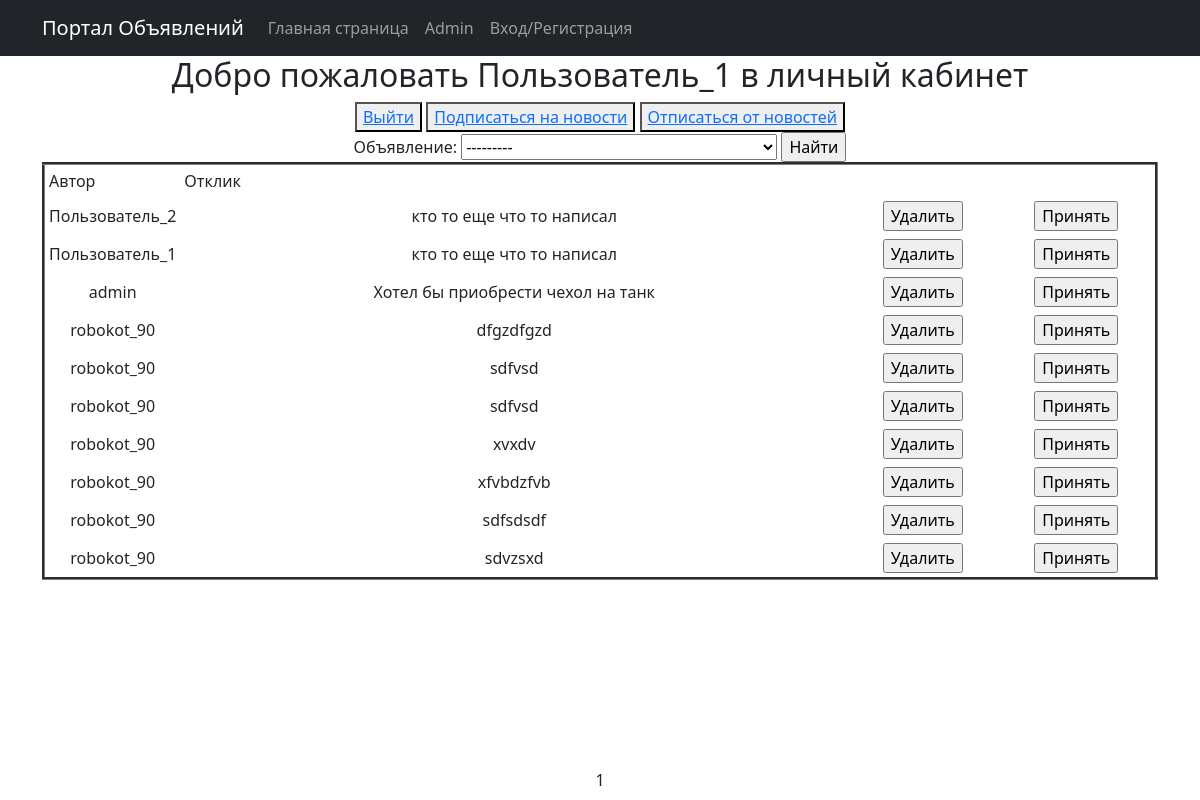
The page /personal_account/ (signed in) on the database as committed earlier.
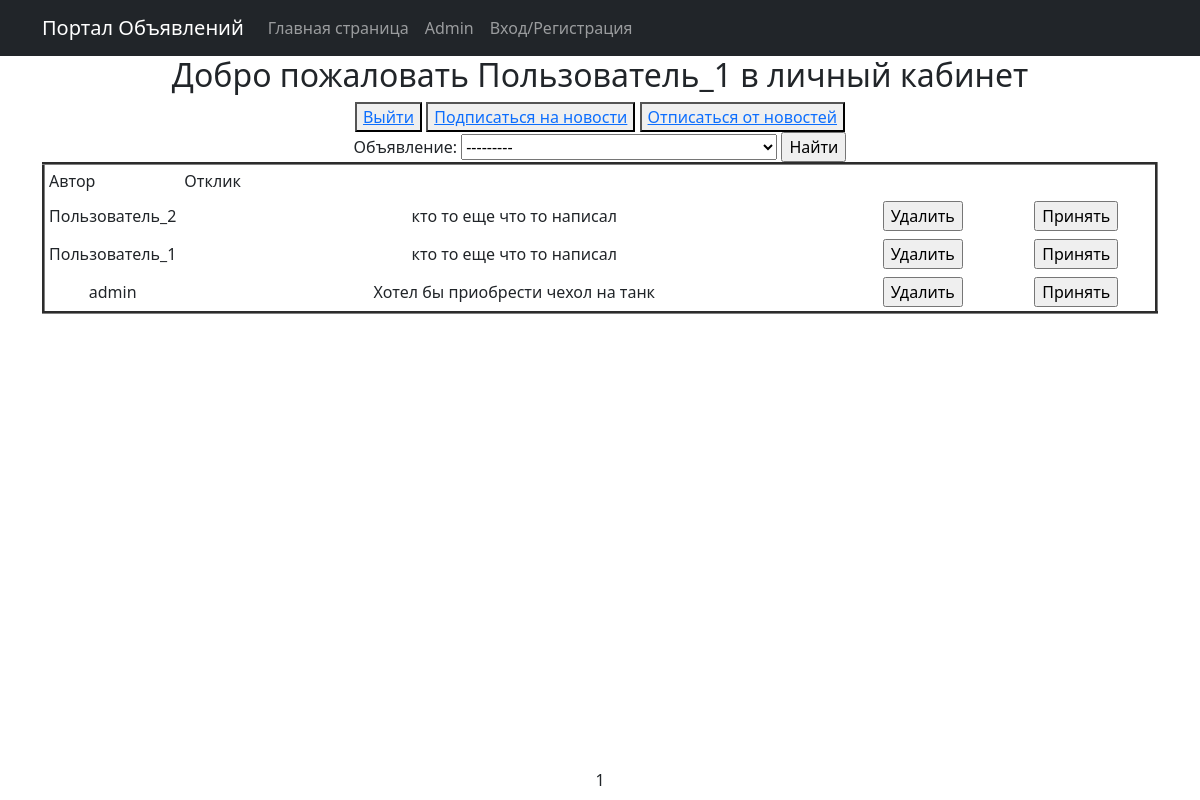
The same page on the database as committed later.
### advertisement/models.py (models this page shows, shortened)
class Feedback(models.Model):
    ad_id = models.ForeignKey(Advertisement, on_delete=models.CASCADE)
    user_id = models.ForeignKey(User, on_delete=models.CASCADE)
    text_feedback = models.CharField(max_length = 255)
    feedback_received = models.BooleanField(default = False)
    date_time = models.DateTimeField(auto_now_add=True)

### personal_account/views.py (the view)
# urls.py: path('', PersonalAccount.as_view(), name='personal_account'),
class PersonalAccount(ListView):
    ordering = 'date_time'
    template_name = 'personal_account/personal_account.html'
    context_object_name = 'personal_list'
    paginate_by = 10
    def get_queryset(self):
        queryset_fedback = Feedback.objects.filter(ad_id__user_id=self.request.user)
        queryset_ad = Advertisement.objects.filter(user_id=self.request.user)
        self.filterset = FeedbackFilter(self.request.GET, queryset_ad=queryset_ad, queryset=queryset_fedback)
        return self.filterset.qs
    def get_context_data(self, **kwargs):
        context = super().get_context_data(**kwargs)
        context['filterset'] = self.filterset
        context['current_user'] = self.request.user
        return context

### advertisement/models.py (called while the page is built)
    def __str__(self):
        return self.title_ad

### templates/personal_account/personal_account.html (shortened to what this page needs)
{% extends 'flatpages/default.html' %}
{% load custom_tags %}
{% block content %}
<h2>Добро пожаловать {{current_user}} в личный кабинет</h2>
<button> <a href="/accounts/logout/"> Выйти </a></button>
<button> <a href="/personal_account/subscribe"> Подписаться на новости </a></button>
<button> <a href="/personal_account/unsubscribe"> Отписаться от новостей </a></button>
        <form action="" method="get">
            {{ filterset.form.as_table }}
            <input type="submit" value="Найти" />
        </form>
{% if personal_list %}
            <table border="3" cellpadding="4" cellspacing="1" width="100%">
                <tr>
                    <td align="left" width="10%">Автор</td>
                    <td align="left" width="60%">Отклик</td>
                </tr>
                {% for feedback in personal_list %}
                <tr>
                    <td>{{ feedback.user_id }}</td>
                    <td>{{ feedback.text_feedback }}</td>
                    <td>
                        <form action="{% url 'delete_feedback' feedback.pk %}" method="post">
                        <input type="submit" value="Удалить">
                        </form>
                    </td>
                    <td>
                        {% if feedback.feedback_received %}
                            <h2>Отклик принят</h2>
                        {% else %}
                            <form action="{% url 'take_feedback' feedback.pk %}" method="post">
                            <input type="submit" value="Принять">
                            </form>
                        {% endif%}
                    </td>
                </tr>
                {% endfor %}
            </table>
        {% else %}
        <h2>Откликов нет!</h2>
        {% endif%}
<div class="paginate">
   {{ page_obj.number }}
</div>
{% endblock content %}

Rows that differ between the two databases and show on the page:
removed Feedback: user_id "robokot_90", text_feedback "dfgzdfgzd"
removed Feedback: user_id "robokot_90", text_feedback "sdfvsd"
removed Feedback: user_id "robokot_90", text_feedback "sdfvsd"
removed Feedback: user_id "robokot_90", text_feedback "xvxdv"
removed Feedback: user_id "robokot_90", text_feedback "xfvbdzfvb"
removed Feedback: user_id "robokot_90", text_feedback "sdfsdsdf"
removed Feedback: user_id "robokot_90", text_feedback "sdvzsxd"
